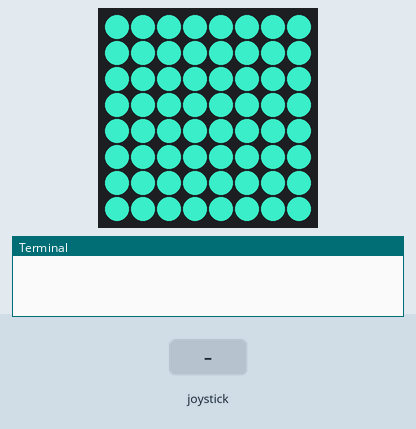
The program below on a simulated Raspberry Pi (BCM pin numbers) with a Sense HAT. On the bench: the Sense HAT's 8×8 RGB LED matrix, the last lines printed to the terminal. The test bench sets the inputs (shaded band).

Above: at 1.2 s.
1.3 s: joystick pushed up
At 2.6 s:
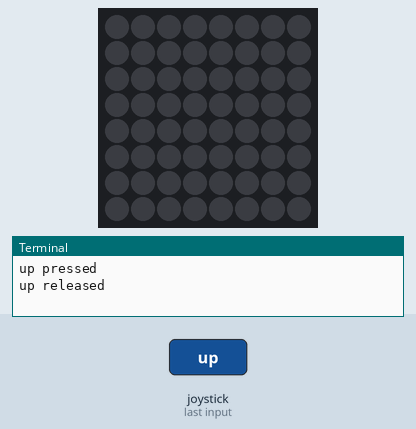
3.3 s: joystick pushed down
At 3.55 s:
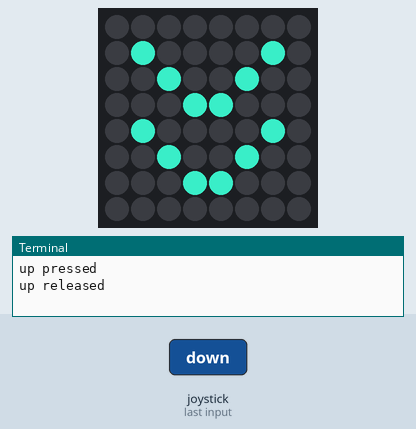
5.3 s: joystick pushed left
At 5.55 s:
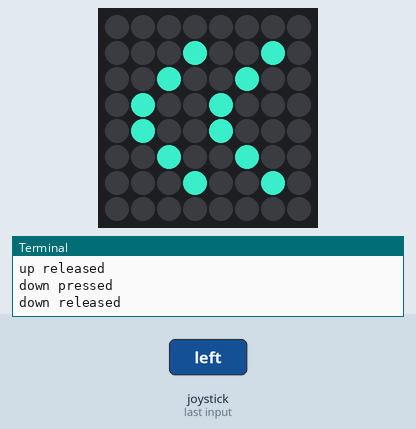
7.3 s: joystick pushed right
At 7.55 s:
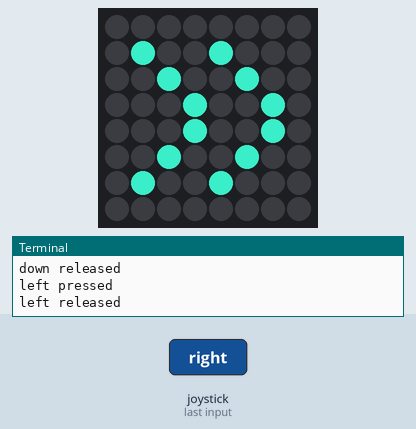
9.3 s: joystick clicked
At 9.55 s:
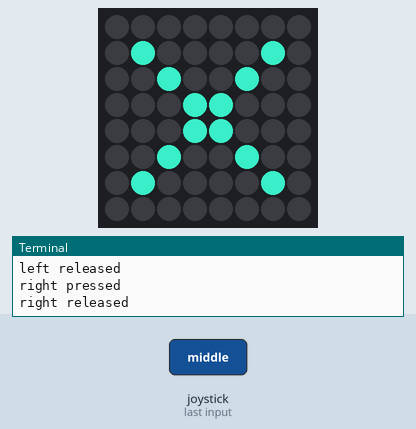
Timing chart, 0 to 12.3 s (numbered marks = the images above; inputs shaded):
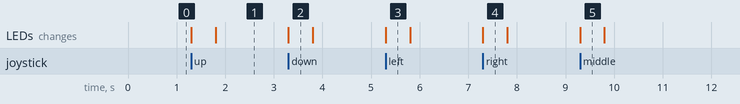

The program:

sensing-joystick.py
```python
from sense_hat import SenseHat
from time import sleep
sense = SenseHat()

# Define colours
X = (0,0,0)
H = (55,200,171)

# Clear the screen and check our colour
sense.clear(H)

# Define matrix patterns for chevron direction
xU = [
    X,X,X,X,X,X,X,X,
    X,X,X,H,H,X,X,X,
    X,X,H,X,X,H,X,X,
    X,H,X,X,X,X,H,X,
    X,X,X,H,H,X,X,X,
    X,X,H,X,X,H,X,X,
    X,H,X,X,X,X,H,X,
    X,X,X,X,X,X,X,X,
    ]

xD = [
    X,X,X,X,X,X,X,X,
    X,H,X,X,X,X,H,X,
    X,X,H,X,X,H,X,X,
    X,X,X,H,H,X,X,X,
    X,H,X,X,X,X,H,X,
    X,X,H,X,X,H,X,X,
    X,X,X,H,H,X,X,X,
    X,X,X,X,X,X,X,X,
    ]

xL = [
    X,X,X,X,X,X,X,X,
    X,X,X,H,X,X,H,X,
    X,X,H,X,X,H,X,X,
    X,H,X,X,H,X,X,X,
    X,H,X,X,H,X,X,X,
    X,X,H,X,X,H,X,X,
    X,X,X,H,X,X,H,X,
    X,X,X,X,X,X,X,X,
    ]

xR = [
    X,X,X,X,X,X,X,X,
    X,H,X,X,H,X,X,X,
    X,X,H,X,X,H,X,X,
    X,X,X,H,X,X,H,X,
    X,X,X,H,X,X,H,X,
    X,X,H,X,X,H,X,X,
    X,H,X,X,H,X,X,X,
    X,X,X,X,X,X,X,X,
    ]

xM = [
    X,X,X,X,X,X,X,X,
    X,H,X,X,X,X,H,X,
    X,X,H,X,X,H,X,X,
    X,X,X,H,H,X,X,X,
    X,X,X,H,H,X,X,X,
    X,X,H,X,X,H,X,X,
    X,H,X,X,X,X,H,X,
    X,X,X,X,X,X,X,X,
    ]

"""
Joystick Letter Example
When joystick is pressed display letter showing direction

(un-comment this code then comment out the following code to try out the chevrons)
"""
# def dirLetter(letter):
#     sense.show_letter(letter, H, X)

# while True:
#     for event in sense.stick.get_events():
#         # Check if joystick pressed
#         if event.action == "pressed":
#
#             # Check which direction
#             if event.direction == "up":
#                 dirLetter("U")
#             elif event.direction == "down":
#                 dirLetter("D")
#             elif event.direction == "left":
#                 dirLetter("L")
#             elif event.direction == "right":
#                 dirLetter("R")
#             elif event.direction == "middle":
#                 dirLetter("M")
#             # Wait a bit then
#             sleep(0.5)
#             sense.clear()
#
#         print(event.direction, event.action)

# Show cheveron patterns for different directions
while True:
    for event in sense.stick.get_events():
        # Check if joystick pressed
        if event.action == "pressed":


            # Check which direction
            if event.direction == "up":
                sense.set_pixels(xU)
            elif event.direction == "down":
                sense.set_pixels(xD)
            elif event.direction == "left":
                sense.set_pixels(xL)
            elif event.direction == "right":
                sense.set_pixels(xR)
            elif event.direction == "middle":
                sense.set_pixels(xM)
            # Wait a bit then
            sleep(0.5)
            sense.clear()

        print(event.direction, event.action)
```

Measured:
- after the input at 1.3 s, the LEDs: first change at once (image 1 shows a later state)
- after the input at 3.3 s, the LEDs: change at once (image 2)
- after the input at 5.3 s, the LEDs: change at once (image 3)
- after the input at 7.3 s, the LEDs: change at once (image 4)
- after the input at 9.3 s, the LEDs: change at once (image 5)
- what the display in image 2 shows lasts 0.5 s, from 3.3 s to 3.8 s
